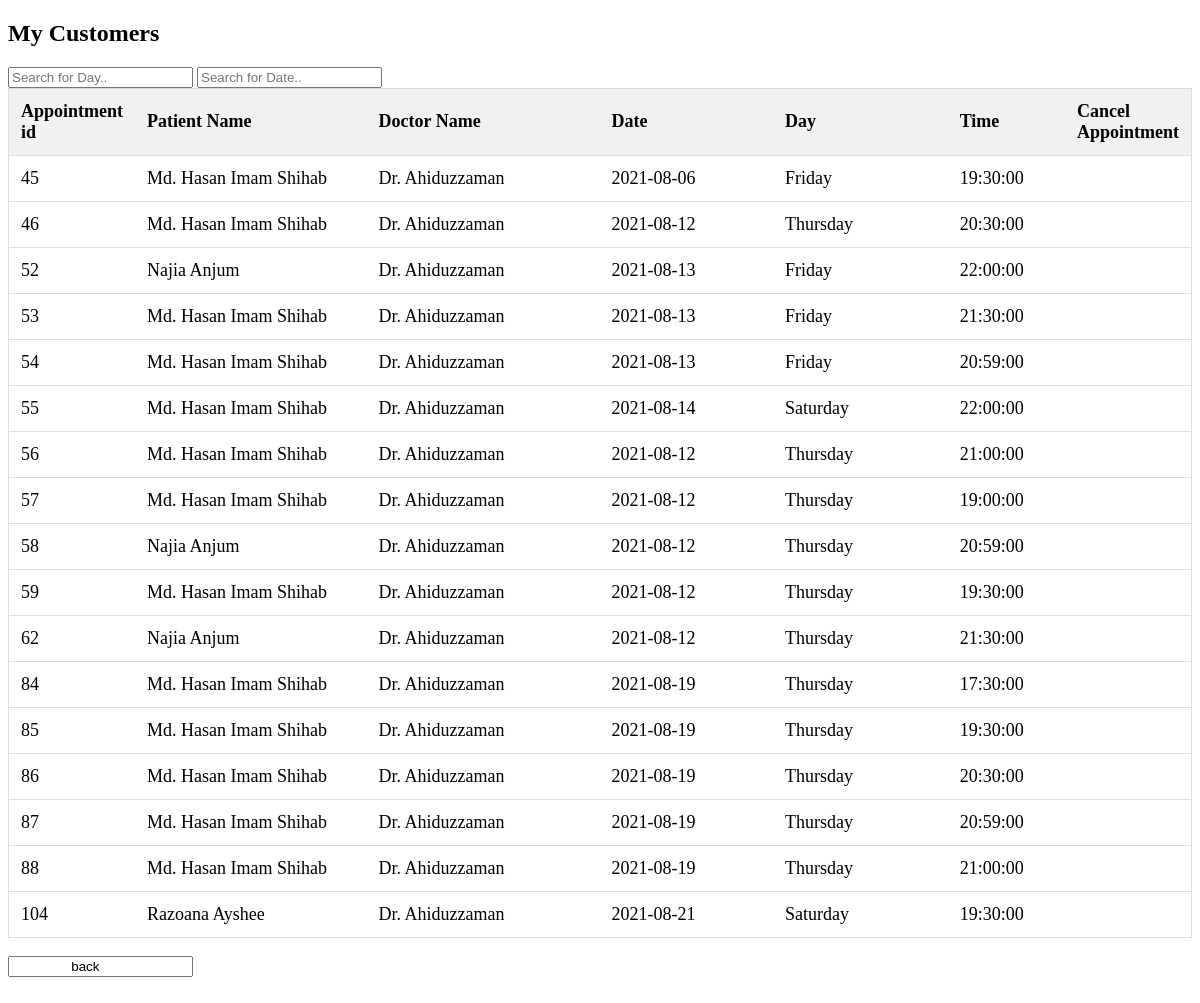
The app's page /show_doctor_app_list.php (signed in) with its own data.
### tables this page shows
CREATE TABLE `appointment` (
  `id` bigint(250) NOT NULL,
  `time` time NOT NULL,
  `date` date NOT NULL,
  `day` varchar(250) NOT NULL,
  `secret_code` varchar(255) NOT NULL,
  `doctor_id` int(100) NOT NULL,
  `patient_id` bigint(250) NOT NULL
);

CREATE TABLE `patient` (
  `id` bigint(250) NOT NULL,
  `user_name` varchar(255) NOT NULL,
  `password` varchar(255) NOT NULL,
  `date` timestamp NOT NULL DEFAULT current_timestamp() ON UPDATE current_timestamp(),
  `user_id` varchar(255) NOT NULL,
  `NID_no` bigint(250) NOT NULL,
  `history_id` bigint(250) DEFAULT NULL
);

CREATE TABLE `doctor` (
  `name` varchar(255) NOT NULL,
  `password` varchar(255) NOT NULL,
  `date` timestamp NOT NULL DEFAULT current_timestamp() ON UPDATE current_timestamp(),
  `id` int(100) NOT NULL,
  `NID_no` bigint(250) NOT NULL,
  `time_id` int(100) NOT NULL,
  `admin_ID` int(100) NOT NULL,
  `designation_id` bigint(250) NOT NULL,
  `fee_id` int(100) NOT NULL,
  `dept_id` bigint(20) NOT NULL
);

### doctor_function.php (called while the page is built, shortened)
<?php
function check($con)
{
	if(isset($_SESSION['nid']))
	{
		$nid = $_SESSION['nid'];
		$query = "select * from doctor where NID_no = '$nid' limit 1";
		$result = mysqli_query($con,$query);
		if($result && mysqli_num_rows($result) > 0)
		{
			$doctor_data = mysqli_fetch_assoc($result);
			return $doctor_data;
		}
	}
	die;
}

### show_doctor_app_list.php (the view, shortened to what this page needs)
<?php
	include("connection.php");
	include("doctor_function.php");
	$doctor_data= check($con);
	$p=$doctor_data['id'];
?>
<!DOCTYPE html>
<html>
<head>
</head>
<body>
<h2>My Customers</h2>
<input type="text" id="myInput2" onkeyup="myFunction2()" placeholder="Search for Day.." title="Type in a name">
<input type="text" id="myInput3" onkeyup="myFunction3()" placeholder="Search for Date.." title="Type in a name">
<table id="myTable">
  <tr class="header">
    <th style="width:10%;">Appointment id</th>
    <th style="width:20%;">Patient Name</th>
	<th style="width:20%;">Doctor Name</th>
    <th style="width:15%;">Date</th>
	 <th style="width:15%;">Day</th>
	<th style="width:10%;">Time</th>
	<th style="width:10%;">Cancel Appointment</th>
  </tr>
 <?php
		$query = "select * from appointment where doctor_id=$p";
		$result = mysqli_query($con,$query);
		if($result && mysqli_num_rows($result) > 0)
		{$i=0;
while($row = $result->fetch_assoc()) {
 $id=$row["id"];
 $time=$row["time"];
$day=$row["day"];
$date=$row["date"];
$dr_id=$row["doctor_id"];
$pa_id=$row["patient_id"];
$que = "select * from doctor where id='$dr_id'";
 $ra = mysqli_query($con,$que);
		if($ra && mysqli_num_rows($ra) > 0)
		{
			$dr_data = mysqli_fetch_assoc($ra);
		}
$query = "select * from patient where id='$pa_id'";
 $res = mysqli_query($con,$query);
		if($res && mysqli_num_rows($res) > 0)
		{
			$pa_data = mysqli_fetch_assoc($res);
		}
			 echo '
			  <tr>
    <td>'.$id.'</td>
    <td>'.$pa_data['user_name'].'</td>
	 <td>'.$dr_data['name'].'</td>
	  <td>'.$date.'</td>
    <td>'.$day.'</td>
	 <td>'.$time.'</td>';
}
		}
?>
</table><br>
<a href="doctor_profile.php"><input id="button" value="                back"></a><br><br>
</body>
</html>

### show_doctor_app_list.php (style rules this page uses)
* { box-sizing: border-box; }
#myTable { border-collapse: collapse; width: 100%; border: 1px solid #ddd; font-size: 18px; }
#myTable th, #myTable td { text-align: left; padding: 12px; }
#myTable tr { border-bottom: 1px solid #ddd; }
#myTable tr.header, #myTable tr:hover { background-color: #f1f1f1; }

### records on screen
appointment: id "45", patient.user_name "Md. Hasan Imam Shihab", doctor.name "Dr. Ahiduzzaman", date "2021-08-06", day "Friday", time "19:30:00"
appointment: id "46", patient.user_name "Md. Hasan Imam Shihab", doctor.name "Dr. Ahiduzzaman", date "2021-08-12", day "Thursday", time "20:30:00"
appointment: id "52", patient.user_name "Najia Anjum", doctor.name "Dr. Ahiduzzaman", date "2021-08-13", day "Friday", time "22:00:00"
appointment: id "53", patient.user_name "Md. Hasan Imam Shihab", doctor.name "Dr. Ahiduzzaman", date "2021-08-13", day "Friday", time "21:30:00"
appointment: id "54", patient.user_name "Md. Hasan Imam Shihab", doctor.name "Dr. Ahiduzzaman", date "2021-08-13", day "Friday", time "20:59:00"
appointment: id "55", patient.user_name "Md. Hasan Imam Shihab", doctor.name "Dr. Ahiduzzaman", date "2021-08-14", day "Saturday", time "22:00:00"
appointment: id "56", patient.user_name "Md. Hasan Imam Shihab", doctor.name "Dr. Ahiduzzaman", date "2021-08-12", day "Thursday", time "21:00:00"
appointment: id "57", patient.user_name "Md. Hasan Imam Shihab", doctor.name "Dr. Ahiduzzaman", date "2021-08-12", day "Thursday", time "19:00:00"
appointment: id "58", patient.user_name "Najia Anjum", doctor.name "Dr. Ahiduzzaman", date "2021-08-12", day "Thursday", time "20:59:00"
appointment: id "59", patient.user_name "Md. Hasan Imam Shihab", doctor.name "Dr. Ahiduzzaman", date "2021-08-12", day "Thursday", time "19:30:00"
appointment: id "62", patient.user_name "Najia Anjum", doctor.name "Dr. Ahiduzzaman", date "2021-08-12", day "Thursday", time "21:30:00"
appointment: id "84", patient.user_name "Md. Hasan Imam Shihab", doctor.name "Dr. Ahiduzzaman", date "2021-08-19", day "Thursday", time "17:30:00"
appointment: id "85", patient.user_name "Md. Hasan Imam Shihab", doctor.name "Dr. Ahiduzzaman", date "2021-08-19", day "Thursday", time "19:30:00"
appointment: id "86", patient.user_name "Md. Hasan Imam Shihab", doctor.name "Dr. Ahiduzzaman", date "2021-08-19", day "Thursday", time "20:30:00"
appointment: id "87", patient.user_name "Md. Hasan Imam Shihab", doctor.name "Dr. Ahiduzzaman", date "2021-08-19", day "Thursday", time "20:59:00"
appointment: id "88", patient.user_name "Md. Hasan Imam Shihab", doctor.name "Dr. Ahiduzzaman", date "2021-08-19", day "Thursday", time "21:00:00"
appointment: id "104", patient.user_name "Razoana Ayshee", doctor.name "Dr. Ahiduzzaman", date "2021-08-21", day "Saturday", time "19:30:00"
